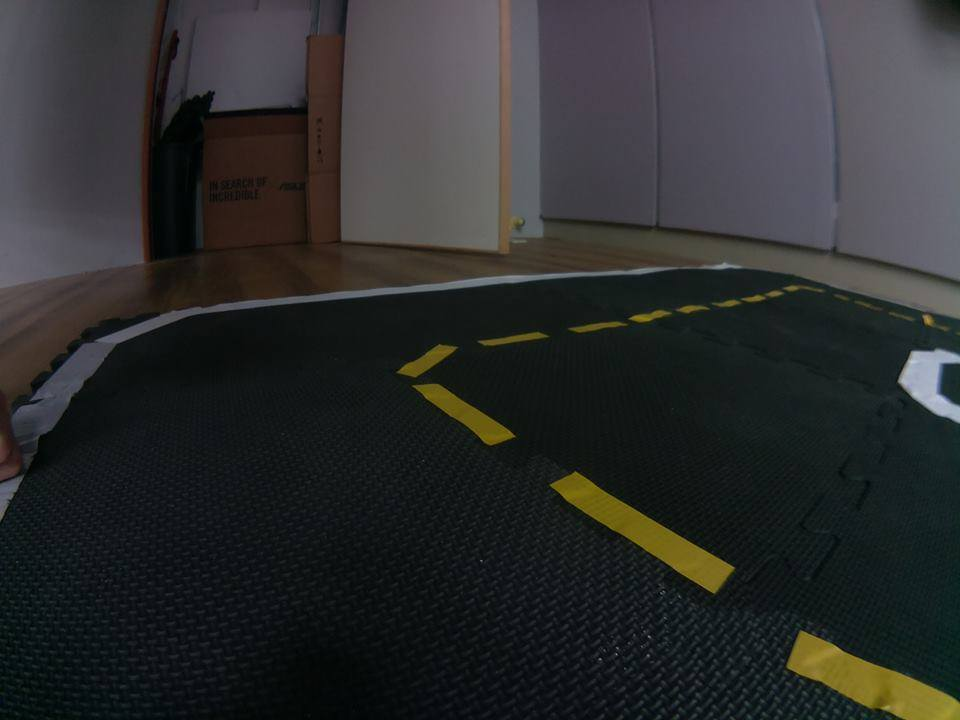
#> input picture tutorials/python/csp2016/hw1/0310736/duckietown_2.jpg, 960 x 720 px, found by its file name
$ jupyter execute 0310736.ipynb   (Python 2 division)
#> lines starting #> are read from the running program, lines starting #| are printed output that depends on the picture; after the words box and inside, x2 and y2 are one past the last pixel; in counts of white or black regions, pixels touching at a corner belong together; long printed decimals are rounded
# Create Software Project - Take Home Midterm Exam/Assignment

* Objective: this jupyter notebook is intended to evaluate how the students understand the Duckietown repo

Prof. Nick Wang, 2016/11/7

## Instructions:
1. $ cp assignment1.ipynb assignment1-XXXXXXX.ipynb (XXXXXXX is your name) You also need to add your name, setup, and state the contributions in the setup and contributions section.
2. You can already see the desired outputs of each cell, and you need to find the relevant code in the Duckietown repo and reproduce the results.
3. Each student needs to submit one to your mentor, via email. Please do not commit your ipynb to repo. Please do not modify assignment1.ipynb.

## Steup and Conributions:

This work is done by: Sean Lu.
Working environment:VirtualBox Version 5.1.2 on Windows 10
Reference: Duckietown-NCTU repo(lane_filter,line_detector and pi_camera,lane_filter ipynb)      OpenCV function look-up

You need to state your contribution here. What's your working environment (e.g., VirtualBox XXX version on Window XX). If you get some help from your TA or classmates, you need to describe here.

# Line Detector

### 1.Load the image and resize

[cell 1]
import cv2
import numpy as np
from matplotlib import pyplot as plt

#Use your own image
img = cv2.imread("images/duckietown_2.jpg")
#> img is the input picture: shape (720, 960, 3); mean B, G, R 46.2, 46, 45

image_cv = cv2.resize(img, (160, 120),interpolation=cv2.INTER_NEAREST)

dst1 = cv2.cvtColor(img,cv2.COLOR_BGR2RGB)
plt.subplot(121),plt.imshow(dst1,cmap = 'brg')
plt.title('Original Image'), plt.xticks([]), plt.yticks([])

dst2 = cv2.cvtColor(image_cv,cv2.COLOR_BGR2RGB)
plt.subplot(122),plt.imshow(dst2,cmap = 'brg')
plt.title('Resized Image'), plt.xticks([]), plt.yticks([])

plt.show()

### 2.Find the edge (15%)

[cell 2]
'''
#You should find the config file 'universal.yaml'
#You code this
gray = ???
edges = ???
'''
gray = cv2.cvtColor(image_cv,cv2.COLOR_BGR2GRAY)
edges=cv2.Canny(gray,100,350)
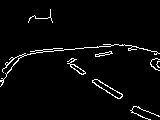
#> edges: shape (120, 160); 3.3% white in thin lines or dots
plt.imshow(edges,cmap = 'gray')
plt.title('Edge Image'), plt.xticks([]), plt.yticks([])
plt.show()

### 3-1.Setup HSV space threshold (15%)

[cell 3]
'''
#You should find the config file 'universal.yaml'
'''
hsv_white1 = np.array([0,0,150])
hsv_white2 = np.array([180,100,255])
hsv_yellow1 = np.array([25,50,50])
hsv_yellow2 = np.array([45,255,255])
hsv_red1 = np.array([0,100,100])
hsv_red2 = np.array([15,255,255])
hsv_red3 = np.array([165,100,100])
hsv_red4 = np.array([180,255,255])

### 3-2.Threshold colors in HSV space (15%)

[cell 4]
'''
#change color space to HSV
hsv = ???

find the color
white = ???
kernel = ???
white = ???

yellow = ???
kernel = ???
yellow = ???

red1 = ???
red2 = ???
red = ???
kernel = ???
red = ???
'''
hsv = cv2.cvtColor(image_cv,cv2.COLOR_BGR2HSV)
#> hsv: shape (120, 160, 3); mean H, S, V 92.1, 67.9, 51.2
white = cv2.inRange(hsv,hsv_white1,hsv_white2)
#> white: shape (120, 160); 0.32% white; 1 white region, box (x1, y1, x2, y2) and area: (151, 59, 160, 70) 62
yellow = cv2.inRange(hsv,hsv_yellow1,hsv_yellow2)
#> yellow: shape (120, 160); 2.2% white; 28 white regions (25 under 20 px), largest, box (x1, y1, x2, y2) and area: (131, 106, 160, 120) 153, (92, 79, 123, 99) 141, (70, 64, 86, 74) 46
red1 = cv2.inRange(hsv,hsv_red1,hsv_red2)
#> red1: shape (120, 160); 0.02% white in thin lines or dots, all inside (x1, y1, x2, y2) = (84, 30, 85, 39)
red2 = cv2.inRange(hsv,hsv_red3,hsv_red4)
#> red2: shape (120, 160); every value is 0
red = cv2.bitwise_or(red1,red2)
kernel = cv2.getStructuringElement(cv2.MORPH_ELLIPSE,(3, 3))
white = cv2.dilate(white, kernel)
#> white: shape (120, 160); 0.49% white; 1 white region, box (x1, y1, x2, y2) and area: (150, 58, 160, 71) 94
yellow = cv2.dilate(yellow, kernel)
#> yellow: shape (120, 160); 4.4% white; 16 white regions (9 under 20 px), largest, box (x1, y1, x2, y2) and area: (130, 105, 160, 120) 235, (91, 78, 124, 100) 225, (66, 57, 87, 75) 126
red = cv2.dilate(red, kernel)
#> red: shape (120, 160); 0.07% white in thin lines or dots, all inside (x1, y1, x2, y2) = (83, 29, 86, 40)
# Uncomment '#' to plot with color
x = cv2.cvtColor(yellow, cv2.COLOR_GRAY2BGR)
x[:,:,2] *= 1
x[:,:,1] *= 1
x[:,:,0] *= 0
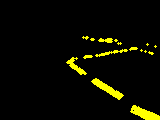
#> x: shape (120, 160, 3); mean B, G, R 0, 11.2, 11.2
x = cv2.cvtColor(x, cv2.COLOR_BGR2RGB)

y = cv2.cvtColor(red, cv2.COLOR_GRAY2BGR)
y[:,:,2] *= 1
y[:,:,1] *= 0
#> y: shape (120, 160, 3); mean B, G, R 0.2, 0, 0.2
y[:,:,0] *= 0
#> y: shape (120, 160, 3); mean B, G, R 0, 0, 0.2
y = cv2.cvtColor(y, cv2.COLOR_BGR2RGB)

plt.subplot(131),plt.imshow(white,cmap = 'gray')
plt.title('White'), plt.xticks([]), plt.yticks([])

plt.subplot(132),plt.imshow(yellow,cmap = 'gray')
plt.subplot(132),plt.imshow(x,cmap = 'brg')
plt.title('Yellow'), plt.xticks([]), plt.yticks([])

plt.subplot(133),plt.imshow(red,cmap = 'gray')
plt.subplot(133),plt.imshow(y,cmap = 'brg')
plt.title('Red'), plt.xticks([]), plt.yticks([])

plt.show()

### 4.Combine Edge and Colors (15%)

[cell 5]
'''
edge_color_white = ???
edge_color_yellow = ???
edge_color_red = ???
'''
edge_color_white=cv2.bitwise_and(edges,white)
#> edge_color_white: shape (120, 160); 0.19% white in thin lines or dots, all inside (x1, y1, x2, y2) = (150, 58, 160, 71)
edge_color_yellow=cv2.bitwise_and(edges,yellow)
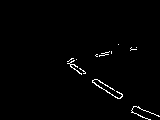
#> edge_color_yellow: shape (120, 160); 1.3% white in thin lines or dots, all inside (x1, y1, x2, y2) = (67, 44, 160, 120)
edge_color_red=cv2.bitwise_and(edges,red)

plt.imshow(edge_color_yellow,cmap = 'gray')
plt.title('Edge Color Y'), plt.xticks([]), plt.yticks([])
plt.subplot(131),plt.imshow(edge_color_white,cmap = 'gray')
plt.title('Edge Color W'), plt.xticks([]), plt.yticks([])
plt.subplot(132),plt.imshow(edge_color_yellow,cmap = 'gray')
plt.title('Edge Color Y'), plt.xticks([]), plt.yticks([])
plt.subplot(133),plt.imshow(edge_color_red,cmap = 'gray')
plt.title('Edge Color R'), plt.xticks([]), plt.yticks([])

plt.show()

### 5-1.Find the lines (15%)

[cell 6]
'''
#default threshold 20-> 10
lines_white = ???
lines_yellow = ???
lines_red = ???
'''
lines_white = cv2.HoughLinesP(edge_color_white,1,np.pi/180,10,np.empty(1),1.5,1)
#> lines_white = [[151, 65, 158, 70]]
lines_yellow = cv2.HoughLinesP(edge_color_yellow,1,np.pi/180,10,np.empty(1),1.5,1)
#> lines_yellow = 20 rows, first 6: [96, 79, 122, 94], [70, 66, 81, 74], [147, 118, 149, 119], [69, 60, 85, 73], [131, 49, 133, 49], [104, 89, 117, 98]
lines_red = cv2.HoughLinesP(edge_color_red,1,np.pi/180,10,np.empty(1),1.5,1)
#> lines_red = None

color = "yellow"
lines = lines_yellow
#> lines has the same summary as lines_yellow
bw = yellow

if lines is not None:
    lines = np.array(lines[0])
#> lines = [[96, 79, 122, 94]]
    print "found lines"

else:
    lines = []
    print "no lines"

### Show the lines (yellow)

[cell 7]
image_with_lines = np.copy(dst2)
if len(lines)>0:
    for x1,y1,x2,y2 in lines:
        cv2.line(image_with_lines, (x1,y1), (x2,y2), (0,0,255), 2)
        cv2.circle(image_with_lines, (x1,y1), 2, (0,255,0))
        cv2.circle(image_with_lines, (x2,y2), 2, (255,0,0))
#> this loop made 1 pass
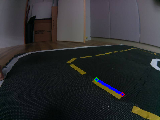
#> image_with_lines: shape (120, 160, 3); mean R, G, B 45, 45.9, 47.4

plt.imshow(image_with_lines,cmap = 'brg')
plt.title('Line Image'), plt.xticks([]), plt.yticks([])
plt.show()

### 6-1.Normals (15%)

[cell 8]
arr_cutoff = np.array((0, 40, 0, 40))
arr_ratio = np.array((1./160, 1./120, 1./160, 1./120))

normals = []
centers = []
if len(lines)>0:

    #find the normalized coordinates
    lines_normalized = ((lines + arr_cutoff) * arr_ratio)
#> lines_normalized = [[0.6, 0.992, 0.763, 1.12]]
    '''
    #find the dx dy
    length = ???
    dx = ???
    dy = ???

    #find the center point
    centers = ???
    '''
    length = np.sum((lines[:,0:2]-lines[:,2:4])**2,axis=1,keepdims=True)**0.5
#> length = [30.02]
    dx = 1.*(lines[:,3:4]-lines[:,1:2])/length
#> dx = [0.5]
    dy = 1.*(lines[:,0:1]-lines[:,2:3])/length
#> dy = [-0.866]
    centers = np.hstack([(lines[:,0:1]+lines[:,2:3])/2,(lines[:,1:2]+lines[:,3:4])/2])
#> centers = [[109, 86]]
    #find the vectors' direction
    x3 = (centers[:,0:1] - 3.*dx).astype('int')
#> x3 = [107]
    x3[x3<0]=0
    x3[x3>=160]=160-1

    y3 = (centers[:,1:2] - 3.*dy).astype('int')
#> y3 = [88]
    y3[y3<0]=0
    y3[y3>=120]=120-1

    x4 = (centers[:,0:1] + 3.*dx).astype('int')
#> x4 = [110]
    x4[x4<0]=0
    x4[x4>=160]=160-1

    y4 = (centers[:,1:2] + 3.*dy).astype('int')
#> y4 = [83]
    y4[y4<0]=0
    y4[y4>=120]=120-1

    '''
    #find the dx dy direction
    flag_signs = ???
    normals = np.hstack([dx, dy]) * flag_signs
    '''
    flag_signs = (np.logical_and(bw[y3,x3]>0,bw[y4,x4]==0)).astype('int')*2-1
#> flag_signs = [1]
    normals = np.hstack([dx, dy]) * flag_signs
#> normals = [[0.5, -0.866]]
    flag = ((lines[:,2]-lines[:,0])*normals[:,1] - (lines[:,3]-lines[:,1])*normals[:,0])>0
#> flag = [False]
    for i in range(len(lines)):
        if flag[i]:
            x1,y1,x2,y2 = lines[i, :]
            lines[i, :] = [x2,y2,x1,y1]
#> this loop made 1 pass

### 6-2.Draw the Normals

[cell 9]
image_with_lines = np.copy(dst2)
if len(centers)>0:
    for x,y,dx,dy in np.hstack((centers,normals)):
        x3 = int(x - 2.*dx)
        y3 = int(y - 2.*dy)
        x4 = int(x + 2.*dx)
        y4 = int(y + 2.*dy)
        cv2.line(image_with_lines, (x3,y3), (x4,y4), (0,0,255), 1)
        cv2.circle(image_with_lines, (x3,y3), 1, (0,255,0))
        cv2.circle(image_with_lines, (x4,y4), 1, (255,0,0))
#> this loop made 1 pass
#> (x, y, dx, dy, x3, y3, x4, y4) on pass 1: (109, 86, 0.5, -0.866, 108, 87, 109, 84)
#> image_with_lines: shape (120, 160, 3); mean R, G, B 45.2, 46.1, 46.4

plt.subplot(121),plt.imshow(image_with_lines,cmap = 'brg')
plt.title('Line Normals'), plt.xticks([]), plt.yticks([])

image_with_lines = np.copy(dst2)
if len(lines)>0:
    for x1,y1,x2,y2 in lines:
        cv2.line(image_with_lines, (x1,y1), (x2,y2), (0,0,255), 2)
        cv2.circle(image_with_lines, (x1,y1), 2, (0,255,0))
        cv2.circle(image_with_lines, (x2,y2), 2, (255,0,0))

plt.subplot(122),plt.imshow(image_with_lines,cmap = 'brg')
plt.title('Line Image'), plt.xticks([]), plt.yticks([])
plt.show()

### 7-1.setup the segment class

[cell 10]
class Vector2D():
    def __init__(self):
        self.x = 0
        self.y = 0
class Segment():
    def __init__(self):
        self.color = ""
        self.pixels_normalized = np.array([Vector2D(),Vector2D()])
        self.normal = Vector2D()

### 7-2.Store in the SegmentList

[cell 11]
segmentMsgList = []

for x1,y1,x2,y2,norm_x,norm_y in np.hstack((lines_normalized,normals)):
    segment = Segment()
    segment.color = color
    segment.pixels_normalized[0].x = x1
    segment.pixels_normalized[0].y = y1
    segment.pixels_normalized[1].x = x2
    segment.pixels_normalized[1].y = y2
    segment.normal.x = norm_x
    segment.normal.y = norm_y

    segmentMsgList.append(segment)
#> this loop made 1 pass
#> (x1, y1, x2, y2, norm_x, norm_y) on pass 1: (0.6, 0.992, 0.763, 1.12, 0.5, -0.866)
#> after the loop, segmentMsgList = 1 item

#print segmentMsgList[2].pixels_normalized[1].x

### 7.3 Print the SegmentList

[cell 12]
for i in segmentMsgList:
    print (i.pixels_normalized[0].x,i.pixels_normalized[0].y),(i.pixels_normalized[1].x,i.pixels_normalized[1].y)

# Ground Projection

[cell 13]
lines_normalized, normals


print lines_normalized[0,1],normals[0]
#| 0.9917 [ 0.4997 -0.8662]
#print lines_normalized

### camera parameters

[cell 14]
import cv2
import numpy as np
# [9 lines of commented-out code are left out]
homography = np.array([[1.232416e-05, -0.000182427, -0.2310837], [0.001093478, 2.194071e-05, -0.3400666], [5.274782e-05, -0.00773952, 1]])
matrix = np.array([[320.85158016062445*2, 0.0, 314.69273040354966*2], [0.0, 324.4043947706543*1.67, 215.6323591153414*1.67],[0.0, 0.0, 1.0]])
coeffs = np.array([-0.28930092639086585, 0.0609360283708848, 0.003790715664549801, -0.0010542532583146269,0.0])

[cell 15]
pt_img = np.array([[0.5*640],[0.7*480],[1.]])
#print pt_img
#print homography
G = np.dot(homography,pt_img)
G/=G[2]
print G

pt_img = np.array([[[0.5*640,0.7*480]]])

xy_undistorted = cv2.undistortPoints(pt_img, matrix, coeffs,R=None, P=matrix)
#> xy_undistorted = [[295.6, 333.5]]
pt_img = np.array([[xy_undistorted[0][0][0]],[xy_undistorted[0][0][1]],[1.]])
#> pt_img = [295.6, 333.5, 1]
#print xy_undistorted
G_rect = np.dot(homography,pt_img)
#> G_rect = [-0.288, -0.00954, -1.57]
G_rect/=G_rect[2]
#> G_rect = [0.184, 0.00609, 1]
print G_rect
#| [[0.1842]
#|  [0.006095]
#|  [1.        ]]

### Rectify the image (15%)

[cell 16]
from matplotlib import pyplot as plt
#Use your own image
origin = cv2.imread("images/duckietown_2.jpg")
'''
#rectfy the image by opencv 'undistort'
rec_img = ???
'''
#width_origin,height_origin,channels_origin=origin.shape
#print width_origin,height_origin,channels_origin
rec_img = cv2.undistort(origin,matrix,coeffs)
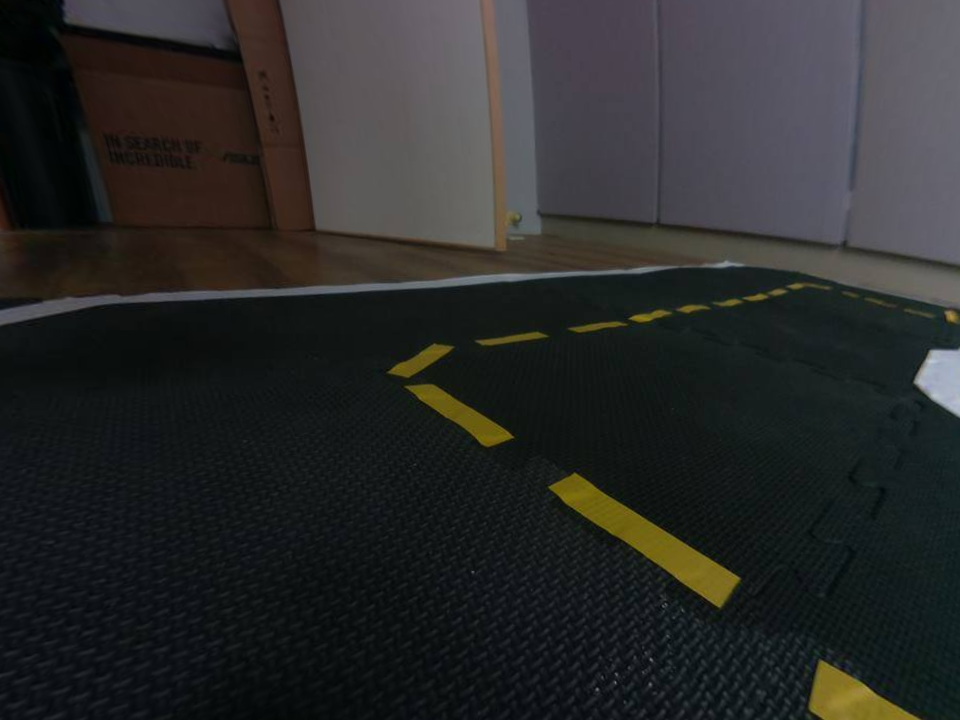
#> rec_img: shape (720, 960, 3); mean B, G, R 41.8, 42.2, 41.5
origin = cv2.cvtColor(origin,cv2.COLOR_BGR2RGB)
plt.subplot(121),plt.imshow(origin,cmap = 'brg')
plt.title('Original Image'), plt.xticks([]), plt.yticks([])

rec_img = cv2.cvtColor(rec_img,cv2.COLOR_BGR2RGB)
plt.subplot(122),plt.imshow(rec_img,cmap = 'brg')
plt.title('Rectified Image'), plt.xticks([]), plt.yticks([])

plt.show()

# Duckietown Lane Filter

up/down arrow keys to move, enter to edit

Esc to exit edit mode

Shift + enter to run code

1/2/3... to add comment

dd to delete cell

press h for more shortcuts

[cell 17]
import numpy as np
from scipy.stats import multivariate_normal, entropy
from scipy.ndimage.filters import gaussian_filter
from math import floor, atan2, pi, cos, sin, sqrt
import time
from matplotlib import pyplot as plt

## Environment Setup

[cell 18]
# constant
WHITE = 0
YELLOW = 1
RED = 2

lanewidth = 0.4
linewidth_white = 0.04
linewidth_yellow = 0.02

## Generate Vote (Extra Credit 10% for generating multiple votes from all detected segments)

#### Setup a line segment
* left edge of white lane
* right edge of white lane
* left edge of yellow lane
* right edge of white lane

[cell 19]
# right edge of white lane
#p1 = np.array([0.8, 0.24])
#p2 = np.array([0.4, 0.24])
p1 = np.array([lines_normalized[0][0],lines_normalized[0][1]])
#> p1 = [0.6, 0.992]
p2 = np.array([lines_normalized[0][2],lines_normalized[0][3]])
#> p2 = [0.763, 1.12]
seg_color = YELLOW
# [10 lines of commented-out code are left out]

#### compute d_i, phi_i, l_i

[cell 20]
t_hat = (p2-p1)/np.linalg.norm(p2-p1)
#> t_hat = [0.793, 0.61]
n_hat = np.array([-t_hat[1],t_hat[0]])
#> n_hat = [-0.61, 0.793]
d1 = np.inner(n_hat,p1)
#> d1 = 0.42
d2 = np.inner(n_hat,p2)
#> d2 = 0.42
l1 = np.inner(t_hat,p1)
#> l1 = 1.08
l2 = np.inner(t_hat,p2)
#> l2 = 1.29

print (d1, d2, l1, l2)
#| 0.4202 0.4202 1.080 1.285

if (l1 < 0):
    l1 = -l1;
if (l2 < 0):
    l2 = -l2;
l_i = (l1+l2)/2
#> l_i = 1.18
d_i = (d1+d2)/2
#> d_i = 0.42
phi_i = np.arcsin(t_hat[1])
#> phi_i = 0.656
if seg_color == WHITE: # right lane is white
    if(p1[0] > p2[0]): # right edge of white lane
        d_i = d_i - linewidth_white
        print ('right edge of white lane')
    else: # left edge of white lane
        d_i = - d_i
        phi_i = -phi_i
        print ('left edge of white lane')
    d_i = d_i - lanewidth/2

elif seg_color == YELLOW: # left lane is yellow
    if (p2[0] > p1[0]): # left edge of yellow lane
        d_i = d_i - linewidth_yellow
#> d_i = 0.4
        phi_i = -phi_i
#> phi_i = -0.656
        print ('right edge of yellow lane')
    else: # right edge of white lane
        d_i = -d_i
        print ('right edge of yellow lane')
    d_i =  lanewidth/2 - d_i
#> d_i = -0.2


print (d_i, phi_i, l_i)
#| -0.2002 -0.6557 1.183

### Measurement Likelihood

[cell 21]
# initialize measurement likelihood

d_min = -0.7
d_max = 0.5
delta_d = 0.02
phi_min = -pi/2
phi_max = pi/2
delta_phi = 0.02
d, phi = np.mgrid[d_min:d_max:delta_d, phi_min:phi_max:delta_phi]

measurement_likelihood = np.zeros(d.shape)
fig = plt.figure()
ax = fig.add_subplot(111)
cax = ax.matshow(measurement_likelihood, interpolation='nearest')
fig.colorbar(cax)
plt.ylabel('phi')
plt.xlabel('d')
#ax.set_xticklabels(['']+alpha)
#ax.set_yticklabels(['']+alpha)
plt.show()
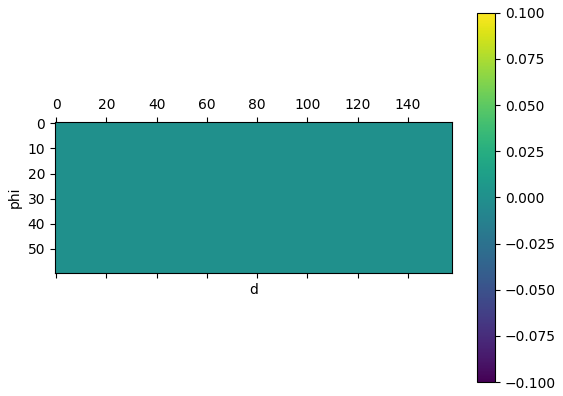
#> figure drawn by matplotlib, 2 panels

[cell 22]
print d_i
#| -0.2002
i = floor((d_i - d_min)/delta_d)
#> i = 24
j = floor((phi_i - phi_min)/delta_phi)
#> j = 45
measurement_likelihood[i,j] = measurement_likelihood[i,j] +  1/(l_i)
#> measurement_likelihood: shape (60, 158) float64; values 0 (black) and 0.846 (white), 0.01% white in thin lines or dots, all inside (x1, y1, x2, y2) = (45, 24, 46, 25)

print (i, j)
#| 24 45
#print measurement_likelihood[i,j]

fig = plt.figure()
ax = fig.add_subplot(111)
cax = ax.matshow(measurement_likelihood, interpolation='nearest')
fig.colorbar(cax)
plt.ylabel('phi')
plt.xlabel('d')
#ax.set_xticklabels(['']+alpha)
#ax.set_yticklabels(['']+alpha)
plt.show()
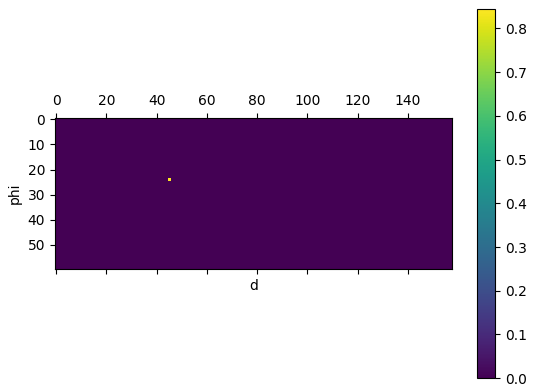
#> figure drawn by matplotlib, 2 panels

## Multiple votes for all detected segments

[cell 23]
for k in range(len(lines_normalized)):
    p1 = np.array([lines_normalized[k][0],lines_normalized[k][1]])
    p2 = np.array([lines_normalized[k][2],lines_normalized[k][3]])
    seg_color = YELLOW
    t_hat = (p2-p1)/np.linalg.norm(p2-p1)
    n_hat = np.array([-t_hat[1],t_hat[0]])
    d1 = np.inner(n_hat,p1)
    d2 = np.inner(n_hat,p2)
    l1 = np.inner(t_hat,p1)
    l2 = np.inner(t_hat,p2)
    if (l1 < 0):
        l1 = -l1;
    if (l2 < 0):
        l2 = -l2;
    l_i = (l1+l2)/2
    d_i = (d1+d2)/2
    phi_i = np.arcsin(t_hat[1])
    if seg_color == WHITE: # right lane is white
        if(p1[0] > p2[0]): # right edge of white lane
            d_i = d_i - linewidth_white
            #print ('right edge of white lane')
        else: # left edge of white lane
            d_i = - d_i
            phi_i = -phi_i
            #print ('left edge of white lane')
        d_i = d_i - lanewidth/2
    elif seg_color == YELLOW: # left lane is yellow
        if (p2[0] > p1[0]): # left edge of yellow lane
            d_i = d_i - linewidth_yellow
            phi_i = -phi_i
            #print ('right edge of yellow lane')
        else: # right edge of white lane
            d_i = -d_i
            #print ('right edge of yellow lane')
    d_i =  lanewidth/2 - d_i
    if d_i > d_max or d_i < d_min or phi_i < phi_min or phi_i > phi_max:
        continue

    i = floor((d_i - d_min)/delta_d)
    j = floor((phi_i - phi_min)/delta_phi)
    measurement_likelihood[i,j] = measurement_likelihood[i,j] +  1/(l_i)
#> this loop made 1 pass
#> (p1, p2, seg_color, t_hat, n_hat, d1, d2, l1) on pass 1: ([0.6, 0.992], [0.763, 1.12], 1, [0.793, 0.61], [-0.61, 0.793], 0.42, 0.42, 1.08)
fig = plt.figure()
ax = fig.add_subplot(111)
cax = ax.matshow(measurement_likelihood, interpolation='nearest')
fig.colorbar(cax)
plt.ylabel('phi')
plt.xlabel('d')
#ax.set_xticklabels(['']+alpha)
#ax.set_yticklabels(['']+alpha)
plt.show()

## Bayes' Filter (Extra Credit 10% for integrating Bayes' filter for multiple votes)

[cell 24]
beliefRV = np.empty(d.shape)
pos = np.empty(d.shape + (2,))
pos[:,:,0] = d
pos[:,:,1] = phi

mean_0 = [0, 0]
cov_0 = [[0.1, 0],[0, 0.01]]

RV = multivariate_normal(mean_0, cov_0)
beliefeRV = RV.pdf(pos)

beliefRV = np.multiply(beliefeRV+1,measurement_likelihood+1)-1
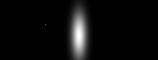
#> beliefRV: shape (60, 158) float64; min 0, max 5.01, mean 0.245; drawn with min black and max white
beliefRV = beliefRV/np.sum(beliefRV)

plt.ylabel('phi')
plt.xlabel('d')
plt.contourf(d, phi , beliefRV)
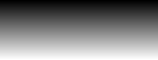
#> d: shape (60, 158) float64; min -0.7, max 0.48, mean -0.11; drawn with min black and max white
plt.show()
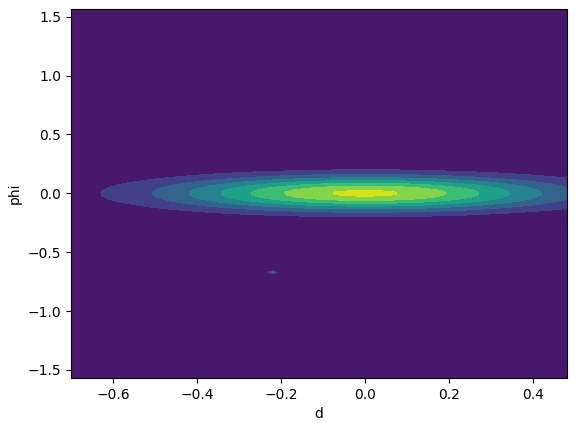
#> figure drawn by matplotlib, 1 panel

maxids = np.unravel_index(beliefRV.argmax(),beliefRV.shape)
#> maxids = (35, 79)
print maxids
#| (35, 79)

lanePose_d = d_min + maxids[0] * delta_d
#> lanePose_d = 1.11e-16
lanePose_phi = phi_min + maxids[1] * delta_phi
#> lanePose_phi = 0.0092

print lanePose_d
#| 1.1102230246251565e-16
print lanePose_phi
#| 0.009204
